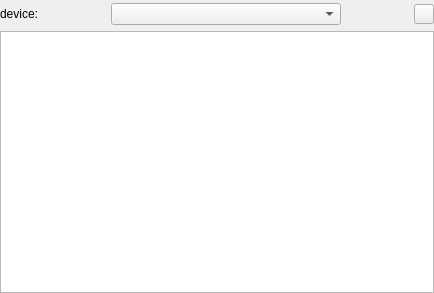
<?xml version="1.0" encoding="UTF-8"?>
<ui version="4.0">
 <class>ScanParameterSelection</class>
 <widget class="QFrame" name="ScanParameterSelection">
  <property name="geometry">
   <rect>
    <x>0</x>
    <y>0</y>
    <width>434</width>
    <height>293</height>
   </rect>
  </property>
  <property name="windowTitle">
   <string>Frame</string>
  </property>
  <layout class="QVBoxLayout" name="verticalLayout">
   <property name="leftMargin">
    <number>0</number>
   </property>
   <property name="topMargin">
    <number>3</number>
   </property>
   <property name="rightMargin">
    <number>0</number>
   </property>
   <property name="bottomMargin">
    <number>0</number>
   </property>
   <item>
    <layout class="QHBoxLayout" name="horizontalLayout">
     <item>
      <widget class="QLabel" name="label">
       <property name="text">
        <string>device:</string>
       </property>
       <property name="alignment">
        <set>Qt::AlignCenter</set>
       </property>
      </widget>
     </item>
     <item>
      <spacer name="horizontalSpacer">
       <property name="orientation">
        <enum>Qt::Horizontal</enum>
       </property>
       <property name="sizeHint" stdset="0">
        <size>
         <width>13</width>
         <height>20</height>
        </size>
       </property>
      </spacer>
     </item>
     <item>
      <widget class="QComboBox" name="deviceSelectionCombobox">
       <property name="sizePolicy">
        <sizepolicy hsizetype="Minimum" vsizetype="Fixed">
         <horstretch>0</horstretch>
         <verstretch>0</verstretch>
        </sizepolicy>
       </property>
       <property name="minimumSize">
        <size>
         <width>230</width>
         <height>0</height>
        </size>
       </property>
       <property name="baseSize">
        <size>
         <width>200</width>
         <height>0</height>
        </size>
       </property>
      </widget>
     </item>
     <item>
      <spacer name="horizontalSpacer_2">
       <property name="orientation">
        <enum>Qt::Horizontal</enum>
       </property>
       <property name="sizeHint" stdset="0">
        <size>
         <width>13</width>
         <height>20</height>
        </size>
       </property>
      </spacer>
     </item>
     <item>
      <widget class="QPushButton" name="closeButton">
       <property name="sizePolicy">
        <sizepolicy hsizetype="Minimum" vsizetype="Fixed">
         <horstretch>0</horstretch>
         <verstretch>0</verstretch>
        </sizepolicy>
       </property>
       <property name="minimumSize">
        <size>
         <width>20</width>
         <height>20</height>
        </size>
       </property>
       <property name="maximumSize">
        <size>
         <width>20</width>
         <height>20</height>
        </size>
       </property>
       <property name="sizeIncrement">
        <size>
         <width>0</width>
         <height>0</height>
        </size>
       </property>
       <property name="baseSize">
        <size>
         <width>20</width>
         <height>20</height>
        </size>
       </property>
       <property name="text">
        <string/>
       </property>
      </widget>
     </item>
    </layout>
   </item>
   <item>
    <widget class="QTableWidget" name="settingsTableWidget">
     <property name="sizePolicy">
      <sizepolicy hsizetype="Preferred" vsizetype="Expanding">
       <horstretch>0</horstretch>
       <verstretch>0</verstretch>
      </sizepolicy>
     </property>
    </widget>
   </item>
  </layout>
 </widget>
 <resources/>
 <connections/>
</ui>
